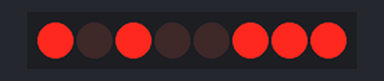
Bench run of a sketch on a simulated Arduino Uno, built with avr-gcc and run on an emulated ATmega328P. On the bench: 8 shift-register outputs drawn as a row of LEDs (first output left, lit = HIGH). Wiring (inferred from the names in the program): shift register (74HC595): data pin 12; shift clock pin 9; latch pin 11. Wiring (inferred from the signals the program sends): row of LEDs: on Q0, Q1, Q2, Q3, Q4, Q5, Q6, Q7. Random numbers use the default seed unless the sketch sets one.

Above: at 2.1 s.
At 6.1 s:
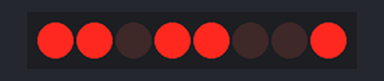
At 10.1 s:
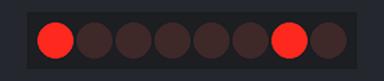
At 20.1 s:
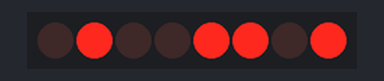
At 28.1 s:
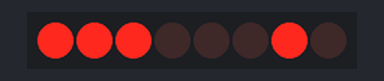
At 38.1 s:
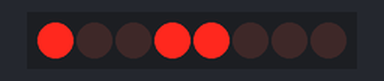
Timing chart, 0 to 39.6 s (numbered marks = the images above):
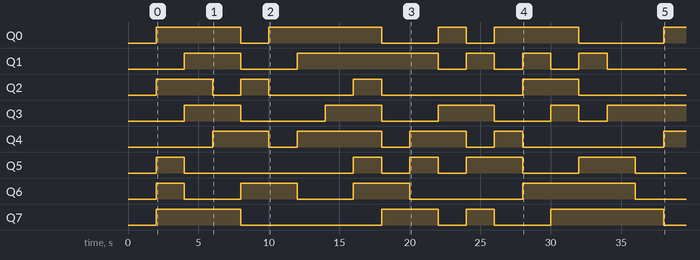

Measured:
- by itself, Q0: LOW → HIGH at 2.0 s, → LOW 6.0 s later, → HIGH 2.0 s later, → LOW 8.0 s later, … (9 changes in this stretch)
- by itself, Q1: goes HIGH 4.0 s, LOW 4.0 s, HIGH 10.0 s, 3 × (LOW 2.0 s, HIGH 2.0 s), then LOW
- by itself, Q2: LOW → HIGH at 2.0 s, → LOW 4.0 s later, → HIGH 2.0 s later, → LOW 2.0 s later, … (8 changes in this stretch)
- by itself, Q3: LOW → HIGH at 4.0 s, → LOW 4.0 s later, → HIGH 6.0 s later, → LOW 4.0 s later, … (9 changes in this stretch)
- by itself, Q4: LOW → HIGH at 6.0 s, → LOW 4.0 s later, → HIGH 2.0 s later, → LOW 6.0 s later, … (9 changes in this stretch)
- by itself, Q5: LOW → HIGH at 2.0 s, → LOW 2.0 s later, → HIGH 12.0 s later, → LOW 2.0 s later, … (10 changes in this stretch)
- by itself, Q6: LOW → HIGH at 2.0 s, → LOW 2.0 s later, → HIGH 4.0 s later, → LOW 4.0 s later, … (8 changes in this stretch)
- by itself, Q7: LOW → HIGH at 2.0 s, → LOW 6.0 s later, → HIGH 10.0 s later, → LOW 4.0 s later, … (8 changes in this stretch)

The sketch:

lesson24_74HC595.ino
```cpp
#define DELAY 2000

#define CLOCK_PIN 9
#define LATCH_PIN 11
#define DATA_PIN  12

void setup() {
    pinMode(LATCH_PIN, OUTPUT);
    pinMode(DATA_PIN, OUTPUT);
    pinMode(CLOCK_PIN, OUTPUT);
    updateShiftRegister(0);
}

void loop() {
    byte leds = random(0, 256);
    updateShiftRegister(leds);
}

void updateShiftRegister(byte leds) {
    digitalWrite(LATCH_PIN, LOW);
    shiftOut(DATA_PIN, CLOCK_PIN, LSBFIRST, leds);
    digitalWrite(LATCH_PIN, HIGH);
    delay(DELAY);
}
```
